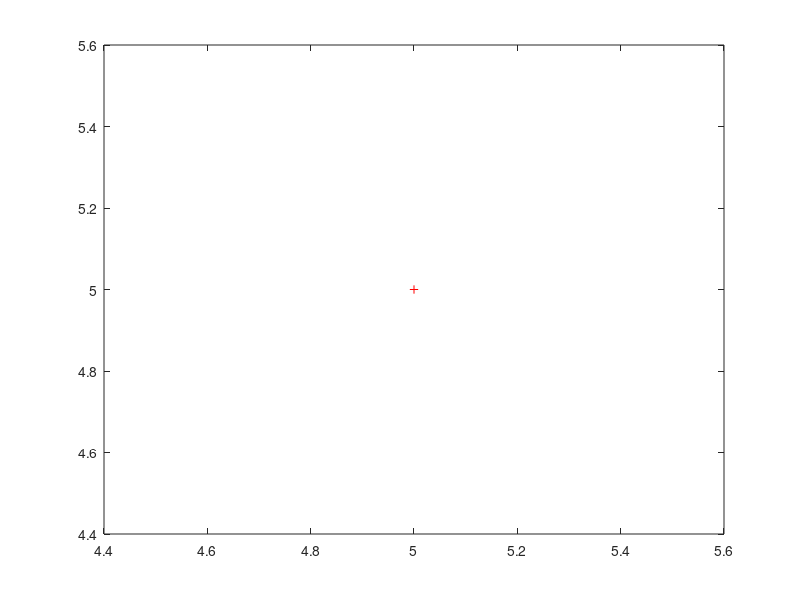

Recreate this plot in MATLAB.
% Interpolacao Polinomial por Lagranje

% teste: xi = [1 2 3]
%        yi = [-1 3 -5]
% pn = -1*L1(x)+3*L2(x)-5*L3(x)
% L1 = (x-2)(x-3)/2
% L2 = (x-1)(x-3)/-1
% L3 = (x-1)(x-2)/2
% pn = -1*((x-2)(x-3)/2)+3*((x-1)(x-3)/-1)-5*((x-1)(x-2)/2)

% Entradas dos dados
x = input('digite os pontos x:'); 
y = input('digite os valores de y:');
% plotar os pontos no grafico
plot(x,y,'r+');
% pegar dados necessario
n = length(x); % tamanho do vetor x
gr = n-1;
pn=0; 
% Construcao dos Li(x) 
for i=1:n
    num='a';
    den=1;
    L='a';
    for j =1:n
       if i~=j
           if(num~='a')
               num=[num ' *(x-' num2str(x(j)) ')'];
               den = den*(x(i) - x(j));
           else
               num = ['(x-' num2str(x(j)) ')'];
               den = den * (x(i) - x(j));
           end
       end
    end
    L = [num ')/' num2str(den)];
    if pn~='a'
       pn = [pn '+' num2str(y(i)) '*(' L ') '];
    else
       pn = [num2str(y(i)) '*(' L ') '];
    end
end

disp('O polinomio e: ');
disp(pn);